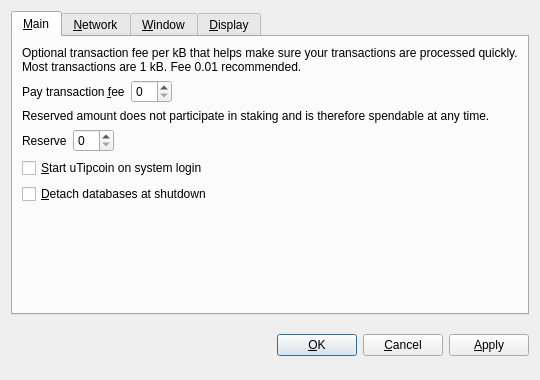
<?xml version="1.0" encoding="UTF-8"?>
<ui version="4.0">
 <class>OptionsDialog</class>
 <widget class="QDialog" name="OptionsDialog">
  <property name="geometry">
   <rect>
    <x>0</x>
    <y>0</y>
    <width>540</width>
    <height>380</height>
   </rect>
  </property>
  <property name="windowTitle">
   <string>Options</string>
  </property>
  <property name="modal">
   <bool>true</bool>
  </property>
  <layout class="QVBoxLayout" name="verticalLayout">
   <item>
    <widget class="QTabWidget" name="tabWidget">
     <property name="tabPosition">
      <enum>QTabWidget::North</enum>
     </property>
     <property name="currentIndex">
      <number>0</number>
     </property>
     <widget class="QWidget" name="tabMain">
      <attribute name="title">
       <string>&amp;Main</string>
      </attribute>
      <layout class="QVBoxLayout" name="verticalLayout_Main">
       <item>
        <widget class="QLabel" name="transactionFeeInfoLabel">
         <property name="text">
          <string>Optional transaction fee per kB that helps make sure your transactions are processed quickly. Most transactions are 1 kB. Fee 0.01 recommended.</string>
         </property>
         <property name="textFormat">
          <enum>Qt::PlainText</enum>
         </property>
         <property name="wordWrap">
          <bool>true</bool>
         </property>
        </widget>
       </item>
       <item>
        <layout class="QHBoxLayout" name="horizontalLayoutFee">
         <item>
          <widget class="QLabel" name="transactionFeeLabel">
           <property name="text">
            <string>Pay transaction &amp;fee</string>
           </property>
           <property name="textFormat">
            <enum>Qt::PlainText</enum>
           </property>
           <property name="buddy">
            <cstring>transactionFee</cstring>
           </property>
          </widget>
         </item>
         <item>
          <widget class="BitcoinAmountField" name="transactionFee"/>
         </item>
         <item>
          <spacer name="horizontalSpacerFee">
           <property name="orientation">
            <enum>Qt::Horizontal</enum>
           </property>
           <property name="sizeHint" stdset="0">
            <size>
             <width>40</width>
             <height>20</height>
            </size>
           </property>
          </spacer>
         </item>
        </layout>
       </item>
       <item>
        <widget class="QLabel" name="reserveBalanceInfoLabel">
         <property name="text">
          <string>Reserved amount does not participate in staking and is therefore spendable at any time.</string>
         </property>
         <property name="textFormat">
          <enum>Qt::PlainText</enum>
         </property>
         <property name="wordWrap">
          <bool>true</bool>
         </property>
        </widget>
       </item>
       <item>
        <layout class="QHBoxLayout" name="horizontalLayoutReserveBalance">
         <item>
          <widget class="QLabel" name="reserveBalanceLabel">
           <property name="text">
            <string>Reserve</string>
           </property>
           <property name="textFormat">
            <enum>Qt::PlainText</enum>
           </property>
           <property name="buddy">
            <cstring>reserveBalance</cstring>
           </property>
          </widget>
         </item>
         <item>
          <widget class="BitcoinAmountField" name="reserveBalance"/>
         </item>
         <item>
          <spacer name="horizontalSpacerReserveBalance">
           <property name="orientation">
            <enum>Qt::Horizontal</enum>
           </property>
           <property name="sizeHint" stdset="0">
            <size>
             <width>40</width>
             <height>20</height>
            </size>
           </property>
          </spacer>
         </item>
        </layout>
       </item>
       <item>
        <widget class="QCheckBox" name="bitcoinAtStartup">
         <property name="toolTip">
          <string>Automatically start uTipcoin after logging in to the system.</string>
         </property>
         <property name="text">
          <string>&amp;Start uTipcoin on system login</string>
         </property>
        </widget>
       </item>
       <item>
        <widget class="QCheckBox" name="detachDatabases">
         <property name="toolTip">
          <string>Detach block and address databases at shutdown. This means they can be moved to another data directory, but it slows down shutdown. The wallet is always detached.</string>
         </property>
         <property name="text">
          <string>&amp;Detach databases at shutdown</string>
         </property>
        </widget>
       </item>
       <item>
        <spacer name="verticalSpacer_Main">
         <property name="orientation">
          <enum>Qt::Vertical</enum>
         </property>
         <property name="sizeHint" stdset="0">
          <size>
           <width>20</width>
           <height>40</height>
          </size>
         </property>
        </spacer>
       </item>
      </layout>
     </widget>
     <widget class="QWidget" name="tabNetwork">
      <attribute name="title">
       <string>&amp;Network</string>
      </attribute>
      <layout class="QVBoxLayout" name="verticalLayout_Network">
       <item>
        <widget class="QCheckBox" name="mapPortUpnp">
         <property name="toolTip">
          <string>Automatically open the uTipcoin client port on the router. This only works when your router supports UPnP and it is enabled.</string>
         </property>
         <property name="text">
          <string>Map port using &amp;UPnP</string>
         </property>
        </widget>
       </item>
       <item>
        <widget class="QCheckBox" name="connectSocks">
         <property name="toolTip">
          <string>Connect to the uTipcoin network through a SOCKS proxy (e.g. when connecting through Tor).</string>
         </property>
         <property name="text">
          <string>&amp;Connect through SOCKS proxy:</string>
         </property>
        </widget>
       </item>
       <item>
        <layout class="QHBoxLayout" name="horizontalLayout_Network">
         <item>
          <widget class="QLabel" name="proxyIpLabel">
           <property name="text">
            <string>Proxy &amp;IP:</string>
           </property>
           <property name="textFormat">
            <enum>Qt::PlainText</enum>
           </property>
           <property name="buddy">
            <cstring>proxyIp</cstring>
           </property>
          </widget>
         </item>
         <item>
          <widget class="QValidatedLineEdit" name="proxyIp">
           <property name="maximumSize">
            <size>
             <width>140</width>
             <height>16777215</height>
            </size>
           </property>
           <property name="toolTip">
            <string>IP address of the proxy (e.g. 127.0.0.1)</string>
           </property>
          </widget>
         </item>
         <item>
          <widget class="QLabel" name="proxyPortLabel">
           <property name="text">
            <string>&amp;Port:</string>
           </property>
           <property name="textFormat">
            <enum>Qt::PlainText</enum>
           </property>
           <property name="buddy">
            <cstring>proxyPort</cstring>
           </property>
          </widget>
         </item>
         <item>
          <widget class="QLineEdit" name="proxyPort">
           <property name="maximumSize">
            <size>
             <width>55</width>
             <height>16777215</height>
            </size>
           </property>
           <property name="toolTip">
            <string>Port of the proxy (e.g. 9050)</string>
           </property>
          </widget>
         </item>
         <item>
          <widget class="QLabel" name="socksVersionLabel">
           <property name="text">
            <string>SOCKS &amp;Version:</string>
           </property>
           <property name="textFormat">
            <enum>Qt::PlainText</enum>
           </property>
           <property name="buddy">
            <cstring>socksVersion</cstring>
           </property>
          </widget>
         </item>
         <item>
          <widget class="QValueComboBox" name="socksVersion">
           <property name="toolTip">
            <string>SOCKS version of the proxy (e.g. 5)</string>
           </property>
          </widget>
         </item>
         <item>
          <spacer name="horizontalSpacer_Network">
           <property name="orientation">
            <enum>Qt::Horizontal</enum>
           </property>
           <property name="sizeHint" stdset="0">
            <size>
             <width>40</width>
             <height>20</height>
            </size>
           </property>
          </spacer>
         </item>
        </layout>
       </item>
       <item>
        <spacer name="verticalSpacer_Network">
         <property name="orientation">
          <enum>Qt::Vertical</enum>
         </property>
         <property name="sizeHint" stdset="0">
          <size>
           <width>20</width>
           <height>40</height>
          </size>
         </property>
        </spacer>
       </item>
      </layout>
     </widget>
     <widget class="QWidget" name="tabWindow">
      <attribute name="title">
       <string>&amp;Window</string>
      </attribute>
      <layout class="QVBoxLayout" name="verticalLayout_Window">
       <item>
        <widget class="QCheckBox" name="minimizeToTray">
         <property name="toolTip">
          <string>Show only a tray icon after minimizing the window.</string>
         </property>
         <property name="text">
          <string>&amp;Minimize to the tray instead of the taskbar</string>
         </property>
        </widget>
       </item>
       <item>
        <widget class="QCheckBox" name="minimizeOnClose">
         <property name="toolTip">
          <string>Minimize instead of exit the application when the window is closed. When this option is enabled, the application will be closed only after selecting Quit in the menu.</string>
         </property>
         <property name="text">
          <string>M&amp;inimize on close</string>
         </property>
        </widget>
       </item>
       <item>
        <spacer name="verticalSpacer_Window">
         <property name="orientation">
          <enum>Qt::Vertical</enum>
         </property>
         <property name="sizeHint" stdset="0">
          <size>
           <width>20</width>
           <height>40</height>
          </size>
         </property>
        </spacer>
       </item>
      </layout>
     </widget>
     <widget class="QWidget" name="tabDisplay">
      <attribute name="title">
       <string>&amp;Display</string>
      </attribute>
      <layout class="QVBoxLayout" name="verticalLayout_Display">
       <item>
        <layout class="QHBoxLayout" name="horizontalLayout_1_Display">
         <item>
          <widget class="QLabel" name="langLabel">
           <property name="text">
            <string>User Interface &amp;language:</string>
           </property>
           <property name="textFormat">
            <enum>Qt::PlainText</enum>
           </property>
           <property name="buddy">
            <cstring>lang</cstring>
           </property>
          </widget>
         </item>
         <item>
          <widget class="QValueComboBox" name="lang">
           <property name="toolTip">
            <string>The user interface language can be set here. This setting will take effect after restarting uTipcoin.</string>
           </property>
          </widget>
         </item>
        </layout>
       </item>
       <item>
        <layout class="QHBoxLayout" name="horizontalLayout_2_Display">
         <item>
          <widget class="QLabel" name="unitLabel">
           <property name="text">
            <string>&amp;Unit to show amounts in:</string>
           </property>
           <property name="textFormat">
            <enum>Qt::PlainText</enum>
           </property>
           <property name="buddy">
            <cstring>unit</cstring>
           </property>
          </widget>
         </item>
         <item>
          <widget class="QValueComboBox" name="unit">
           <property name="toolTip">
            <string>Choose the default subdivision unit to show in the interface and when sending coins.</string>
           </property>
          </widget>
         </item>
        </layout>
       </item>
       <item>
        <widget class="QCheckBox" name="displayAddresses">
         <property name="toolTip">
          <string>Whether to show uTipcoin addresses in the transaction list or not.</string>
         </property>
         <property name="text">
          <string>&amp;Display addresses in transaction list</string>
         </property>
        </widget>
       </item>
       <item>
        <widget class="QCheckBox" name="coinControlFeatures">
         <property name="toolTip">
          <string>Whether to show coin control features or not.</string>
         </property>
         <property name="text">
          <string>Display coin &amp;control features (experts only!)</string>
         </property>
        </widget>
       </item>
       <item>
        <spacer name="verticalSpacer_Display">
         <property name="orientation">
          <enum>Qt::Vertical</enum>
         </property>
         <property name="sizeHint" stdset="0">
          <size>
           <width>20</width>
           <height>40</height>
          </size>
         </property>
        </spacer>
       </item>
      </layout>
     </widget>
    </widget>
   </item>
   <item>
    <layout class="QHBoxLayout" name="horizontalLayout_Buttons">
     <item>
      <spacer name="horizontalSpacer_1">
       <property name="orientation">
        <enum>Qt::Horizontal</enum>
       </property>
       <property name="sizeHint" stdset="0">
        <size>
         <width>40</width>
         <height>48</height>
        </size>
       </property>
      </spacer>
     </item>
     <item>
      <widget class="QLabel" name="statusLabel">
       <property name="font">
        <font>
         <weight>75</weight>
         <bold>true</bold>
        </font>
       </property>
       <property name="text">
        <string/>
       </property>
       <property name="textFormat">
        <enum>Qt::PlainText</enum>
       </property>
       <property name="wordWrap">
        <bool>true</bool>
       </property>
      </widget>
     </item>
     <item>
      <spacer name="horizontalSpacer_2">
       <property name="orientation">
        <enum>Qt::Horizontal</enum>
       </property>
       <property name="sizeHint" stdset="0">
        <size>
         <width>40</width>
         <height>48</height>
        </size>
       </property>
      </spacer>
     </item>
     <item>
      <widget class="QPushButton" name="okButton">
       <property name="text">
        <string>&amp;OK</string>
       </property>
      </widget>
     </item>
     <item>
      <widget class="QPushButton" name="cancelButton">
       <property name="text">
        <string>&amp;Cancel</string>
       </property>
       <property name="autoDefault">
        <bool>false</bool>
       </property>
      </widget>
     </item>
     <item>
      <widget class="QPushButton" name="applyButton">
       <property name="text">
        <string>&amp;Apply</string>
       </property>
       <property name="autoDefault">
        <bool>false</bool>
       </property>
      </widget>
     </item>
    </layout>
   </item>
  </layout>
 </widget>
 <customwidgets>
  <customwidget>
   <class>BitcoinAmountField</class>
   <extends>QSpinBox</extends>
   <header>bitcoinamountfield.h</header>
  </customwidget>
  <customwidget>
   <class>QValueComboBox</class>
   <extends>QComboBox</extends>
   <header>qvaluecombobox.h</header>
  </customwidget>
  <customwidget>
   <class>QValidatedLineEdit</class>
   <extends>QLineEdit</extends>
   <header>qvalidatedlineedit.h</header>
  </customwidget>
 </customwidgets>
 <resources/>
 <connections/>
</ui>
